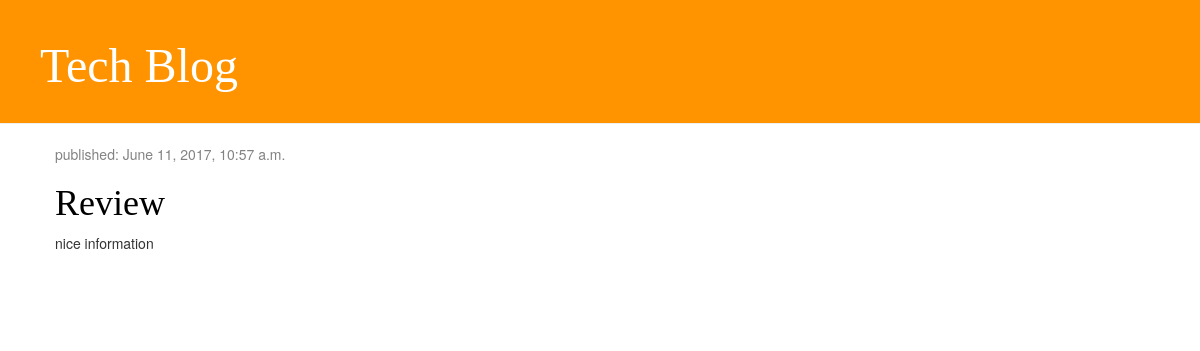
Before: / with the older database file.
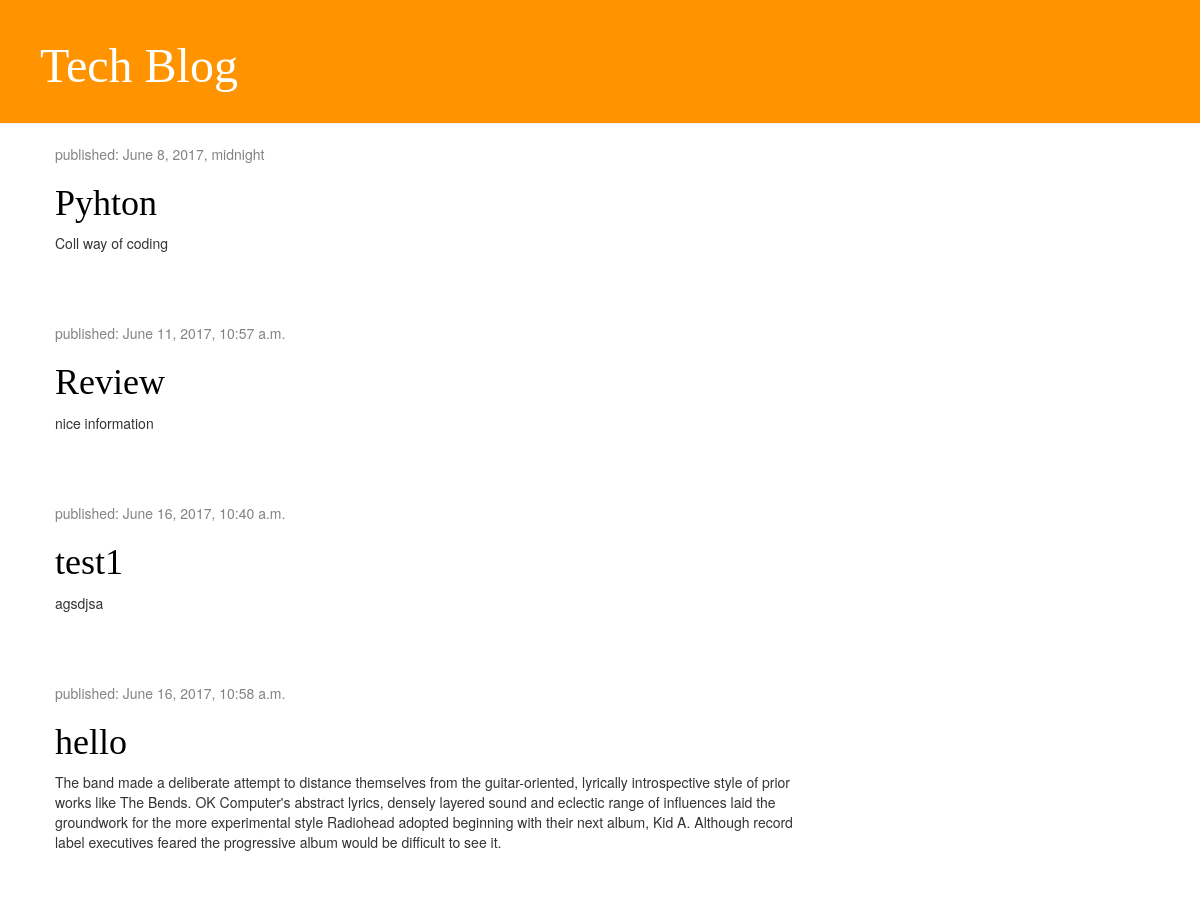
After: the same page with the newer database file.
### blog/models.py (models this page shows, shortened)
class Post(models.Model):
    author = models.ForeignKey('auth.User')
    title = models.CharField(max_length=200)
    text = models.TextField()
    created_date = models.DateTimeField(
            default=timezone.now)
    published_date = models.DateTimeField(
            blank=True, null=True)

### blog/views.py (the view)
# urls.py: url(r'^$', views.post_list, name='post_list'),
def post_list(request):
    posts = Post.objects.filter(published_date__lte=timezone.now()).order_by('published_date')
    return render(request, 'blog/post_list.html', {'posts':posts})

### blog/templates/blog/post_list.html
{% extends 'blog/index.html' %}
{% block content %}
      {% for post in posts %}
          <div class="post">
              <div class="date">
                  <p>published: {{ post.published_date }}</p>
              </div>
              <h1><a href="{% url 'post_detail' pk=post.pk %}">{{ post.title }}</a></a></h1>
              <p>{{ post.text|linebreaksbr }}</p>
          </div>
      {% endfor %}
{% endblock %}

### blog/templates/blog/index.html (shortened to what this page needs)
{% load staticfiles %}
 <html>
    <head>
        <link rel="stylesheet" href="//maxcdn.bootstrapcdn.com/bootstrap/3.2.0/css/bootstrap.min.css">
        <link rel="stylesheet" href="//maxcdn.bootstrapcdn.com/bootstrap/3.2.0/css/bootstrap-theme.min.css">
        <link rel="stylesheet" href="{% static 'css/style.css' %}">
    </head>
    <body>
      <div class="page-header">
          <h1><a href="/">Tech Blog</a>
      </div>
        <div class="content container">
            <div class="row">
                <div class="col-md-8">
                  {% block content %}
                  {% endblock %}
                </div>
            </div>
        </div>
    </body>
</html>

### blog/static/css/style.css (style rules this page uses)
.page-header { background-color: #ff9400; margin-top: 0; padding: 20px 20px 20px 40px; }
.page-header h1, .page-header h1 a, .page-header h1 a:visited, .page-header h1 a:active { color: #ffffff; font-size: 36pt; text-decoration: none; }
.content { margin-left: 40px; }
h1, h2, h3, h4 { font-family: 'Lobster', cursive; }
.date { color: #828282; }
.post { margin-bottom: 70px; }
.post h1 a, .post h1 a:visited { color: #000000; }

Changed rows visible on the page:
added Post: published_date "June 8, 2017, midnight", title "Pyhton", text "Coll way of coding"
added Post: published_date "June 16, 2017, 10:40 a.m.", title "test1", text "agsdjsa"
added Post: published_date "June 16, 2017, 10:58 a.m.", title "hello", text "The band made a deliberate attempt to distance themselves from the guitar-oriented, lyrically introspective style of prior works like The Bends. OK Computer's abstract lyrics, densely layered sound and eclectic range of influences laid the groundwork for the more experimental style Radiohead adopted beginning with their next album, Kid A. Although record label executives feared the progressive album would be difficult to see it."
